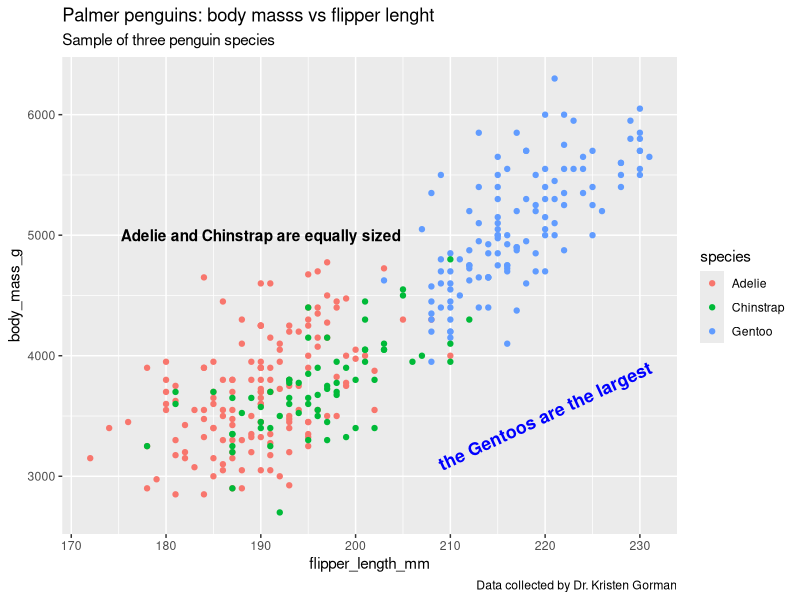

Source code (R):
# c7w4 ggplot annotations
library(tidyverse)
library(palmerpenguins)
data(penguins)

plot <- ggplot(data=penguins)+
  geom_point(mapping = aes(x=flipper_length_mm, y=body_mass_g, color=species))+
  labs(title="Palmer penguins: body masss vs flipper lenght", 
       subtitle="Sample of three penguin species",
       caption="Data collected by Dr. Kristen Gorman")+
  annotate("text", x=220, y =3500, label="the Gentoos are the largest", 
           color="blue", fontface="bold", size=4.5, angle=25)

plot + annotate("text", x=190, y=5000,
               label="Adelie and Chinstrap are equally sized", color="black",
             fontface="bold")
